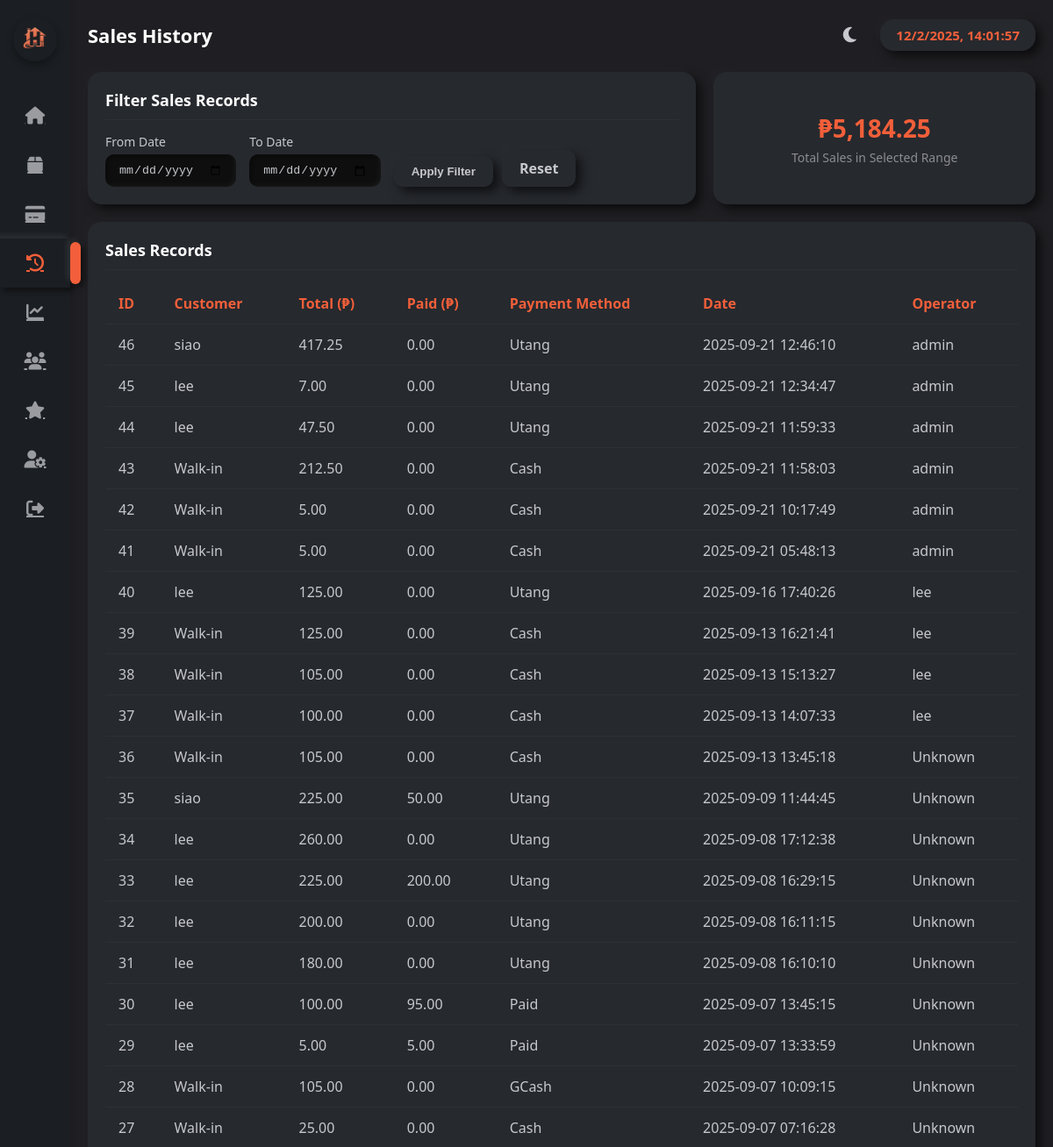
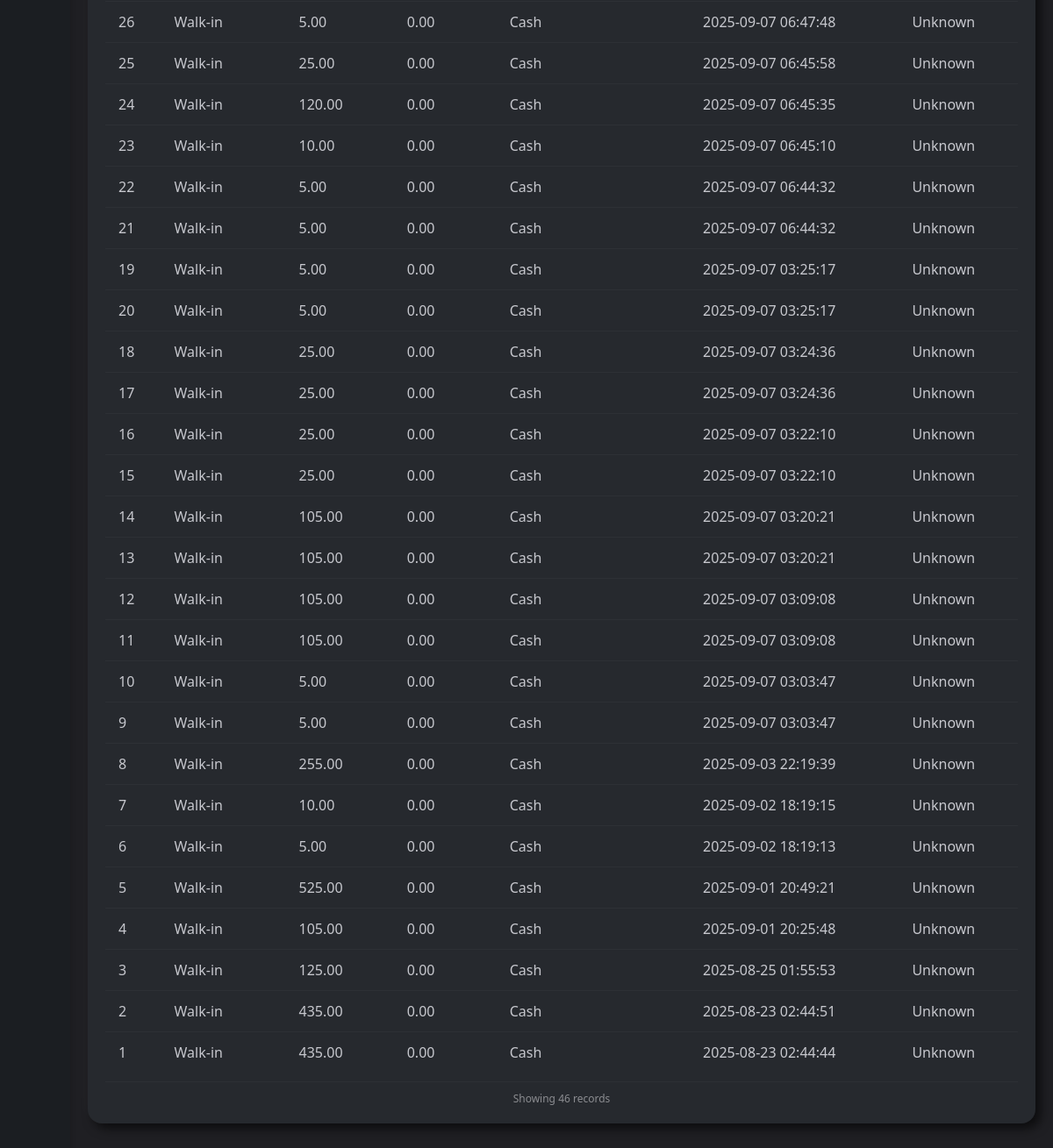
Before: /sales_history.php with the older database file (2 pictures, top to bottom).
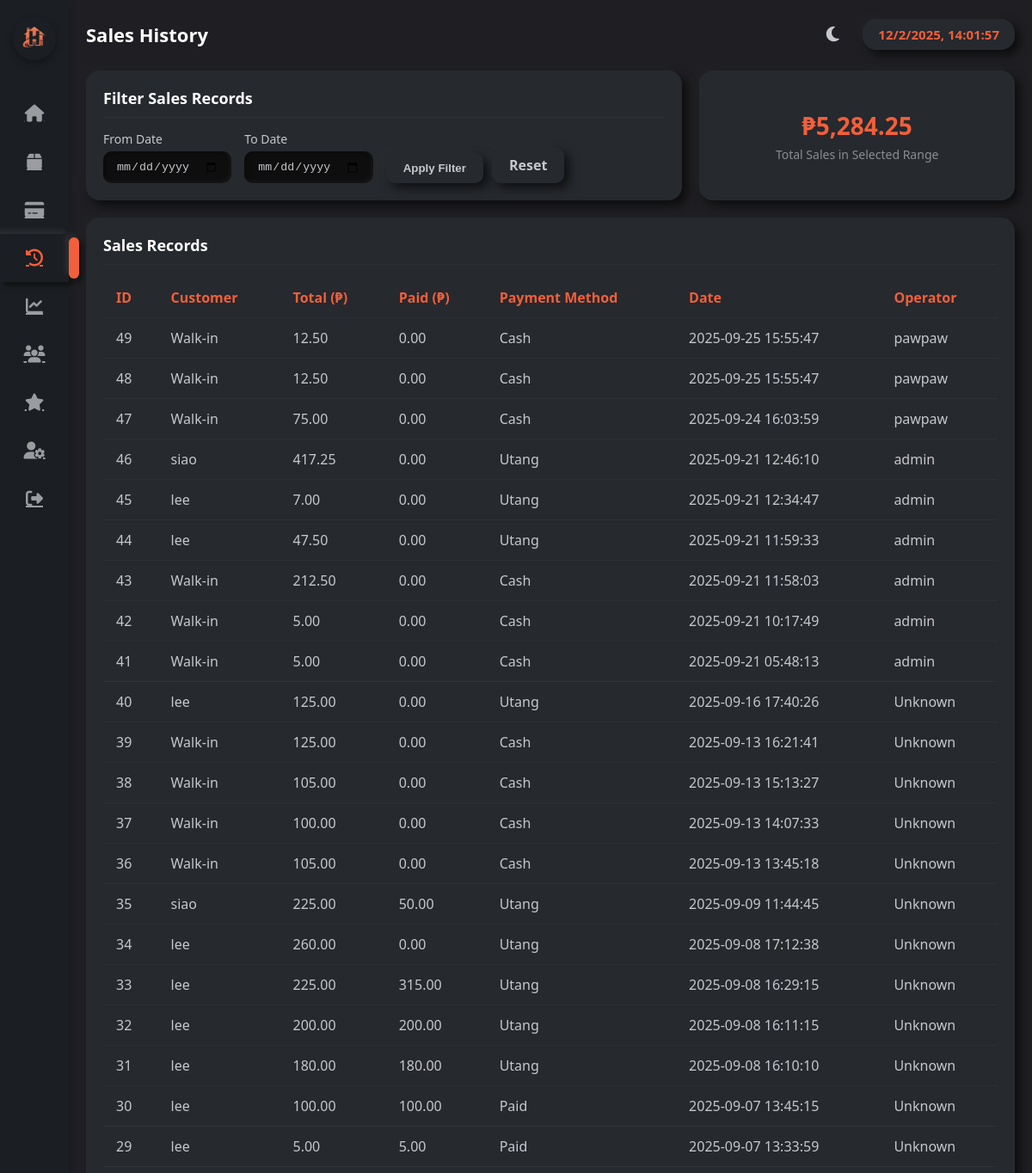
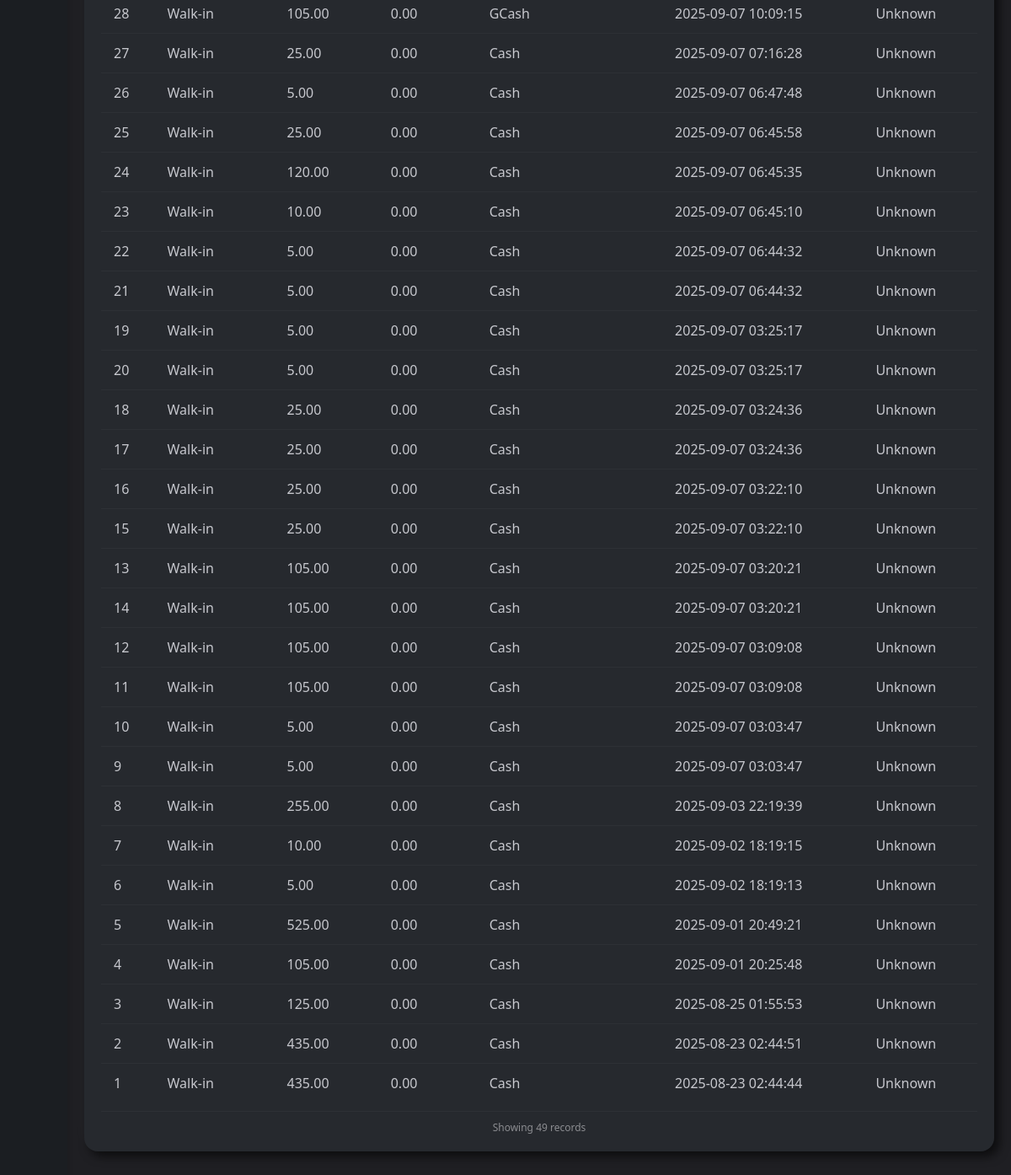
After: the same page with the newer database file (2 pictures, top to bottom).
### tables this page shows
CREATE TABLE `sales` (
  `id` int(11) NOT NULL,
  `customer_id` int(11) DEFAULT NULL,
  `user_id` int(11) DEFAULT NULL,
  `total_amount` decimal(10,2) NOT NULL,
  `payment_method` varchar(50) NOT NULL,
  `created_at` timestamp NOT NULL DEFAULT current_timestamp(),
  `paid_amount` decimal(10,2) NOT NULL DEFAULT 0.00
);

CREATE TABLE `users` (
  `id` int(11) NOT NULL,
  `username` varchar(100) NOT NULL,
  `password` varchar(255) NOT NULL,
  `role` enum('admin','cashier') DEFAULT 'cashier',
  `photo` varchar(255) DEFAULT NULL,
  `created_at` timestamp NOT NULL DEFAULT current_timestamp()
);

### sales_history.php (the view, shortened to what this page needs)
<?php
include 'db.php';
 $currentTheme = $_SESSION['theme'];
 $start = $_GET['start_date'] ?? '';
 $end   = $_GET['end_date'] ?? '';
 $where = '';
 $sql = "
  SELECT s.id,
         COALESCE(c.name,'Walk-in') AS customer_name,
         s.total_amount,
         s.paid_amount,
         s.payment_method,
         s.created_at,
         u.username AS operator_name
  FROM sales s
  LEFT JOIN customers c ON s.customer_id = c.id
  LEFT JOIN users u ON s.user_id = u.id
  $where
  ORDER BY s.created_at DESC";
 $result = $conn->query($sql) or die($conn->error);
 $totalQ = $conn->query("SELECT SUM(total_amount) AS total FROM sales s $where");
 $totalSales = $totalQ->fetch_assoc()['total'] ?? 0;
?>
<!DOCTYPE html>
<html lang="en">
<head>
<link rel="stylesheet" href="https://cdnjs.cloudflare.com/ajax/libs/font-awesome/6.4.0/css/all.min.css">
</head>
<body class="<?php echo $currentTheme === 'light' ? 'light-mode' : ''; ?>">
<nav class="sidebar">
  <div class="logo">
    <img src="uploads/logo.png" alt="POS System Logo">
  </div>
  <ul>
    <li>
      <a href="dashboard.php" >
        <i class="fa fa-home"></i>
      </a>
    </li>
    <li>
      <a href="inventory.php">
        <i class="fa fa-box"></i>
      </a>
    </li>
    <li>
      <a href="sales.php">
        <i class="fa fa-credit-card"></i>
      </a>
    </li>
    <li>
      <a href="sales_history.php" class="active">
        <i class="fa fa-history"></i>
      </a>
    </li>
    <li>
      <a href="sales_report.php">
        <i class="fa fa-chart-line"></i>
      </a>
    </li>
    <li>
      <a href="customers.php">
        <i class="fa fa-users"></i>
      </a>
    </li>
    <li>
      <a href="customer_loyalty.php" >
        <i class="fa fa-star"></i>
      </a>
    </li>
    <li>
      <a href="user_management.php">
        <i class="fa fa-user-cog"></i>
      </a>
    </li>
    <li>
      <a href="logout.php">
        <i class="fa fa-sign-out-alt"></i>
      </a>
    </li>
  </ul>
</nav>
<div class="wrapper">
  <main class="main">
    <div class="topbar">
      <h1>Sales History</h1>
      <div style="display: flex; align-items: center;">
        <button id="theme-toggle" class="theme-toggle" title="Toggle theme">
          <i class="fas fa-<?php echo $currentTheme === 'light' ? 'sun' : 'moon'; ?>"></i>
        </button>
        <div id="clock" class="clock-card neu"></div>
      </div>
    </div>
    <div class="top-section">
      <div class="filter-card neu">
        <h2>Filter Sales Records</h2>
        <form method="get" class="filter-bar">
          <div class="filter-group">
            <label>From Date</label>
            <input type="date" name="start_date" value="<?= htmlspecialchars($start) ?>">
          </div>
          <div class="filter-group">
            <label>To Date</label>
            <input type="date" name="end_date" value="<?= htmlspecialchars($end) ?>">
          </div>
          <div class="filter-actions">
            <button type="submit">Apply Filter</button>
            <a href="sales_history.php" class="reset-btn">Reset</a>
          </div>
        </form>
      </div>
      <div class="summary-card neu">
        <h3>₱<?= number_format($totalSales,2) ?></h3>
        <p>Total Sales in Selected Range</p>
      </div>
    </div>
    <div class="table-scroll-container neu">
      <div class="table-header">
        <h2>Sales Records</h2>
      </div>
      <div class="table-wrapper">
        <table>
          <thead>
            <tr>
              <th>ID</th>
              <th>Customer</th>
              <th>Total (₱)</th>
              <th>Paid (₱)</th>
              <th>Payment Method</th>
              <th>Date</th>
              <th>Operator</th>
            </tr>
          </thead>
          <tbody>
            <?php if($result && $result->num_rows > 0): ?>
              <?php while($row = $result->fetch_assoc()): ?>
                <tr class="sale-row" data-id="<?= $row['id'] ?>">
                  <td><?= $row['id'] ?></td>
                  <td><?= $row['customer_name'] ?></td>
                  <td><?= number_format($row['total_amount'],2) ?></td>
                  <td><?= number_format($row['paid_amount'],2) ?></td>
                  <td><?= $row['payment_method'] ?></td>
                  <td><?= $row['created_at'] ?></td>
                  <td><?= htmlspecialchars($row['operator_name'] ?? 'Unknown') ?></td>
                </tr>
              <?php endwhile; ?>
            <?php else: ?>
              <tr><td colspan="7">No sales records found.</td></tr>
            <?php endif; ?>
          </tbody>
        </table>
        <div class="table-info">
          <?php
          $rowCount = $result ? $result->num_rows : 0;
          echo "Showing " . $rowCount . " records";
          ?>
        </div>
      </div>
    </div>
  </main>
</div>
</body>
</html>

Changed rows visible on the page:
added sales: id "49", customer_name "Walk-in", total_amount "12.50", paid_amount "0.00", payment_method "Cash", created_at "2025-09-25 15:55:47", user.username "pawpaw"
added sales: id "48", customer_name "Walk-in", total_amount "12.50", paid_amount "0.00", payment_method "Cash", created_at "2025-09-25 15:55:47", user.username "pawpaw"
added sales: id "47", customer_name "Walk-in", total_amount "75.00", paid_amount "0.00", payment_method "Cash", created_at "2025-09-24 16:03:59", user.username "pawpaw"
computed for sales id 40: user.username "lee" → "Unknown"
computed for sales id 39: user.username "lee" → "Unknown"
computed for sales id 38: user.username "lee" → "Unknown"
computed for sales id 37: user.username "lee" → "Unknown"
changed sales id 33: paid_amount "200.00" → "315.00"
changed sales id 32: paid_amount "0.00" → "200.00"
changed sales id 31: paid_amount "0.00" → "180.00"
changed sales id 30: paid_amount "95.00" → "100.00"
shown differently, row unchanged: sales id 13: moves up the list
Other visible differences:
$totalSales: "5,184.25" → "5,284.25"
$rowCount: "46" → "49"
